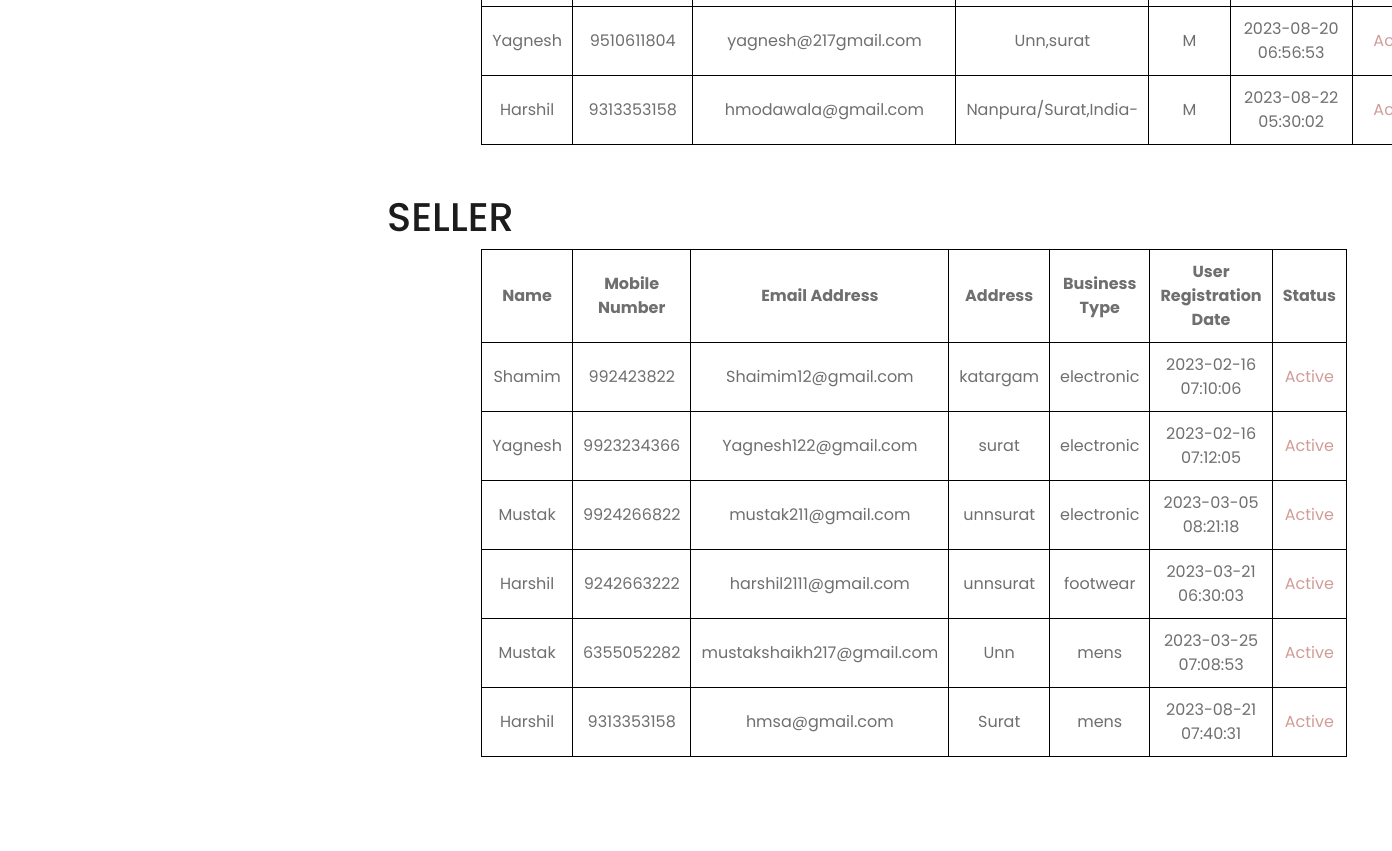
/dashboard.php (middle part), run on an earlier commit of the app's database.
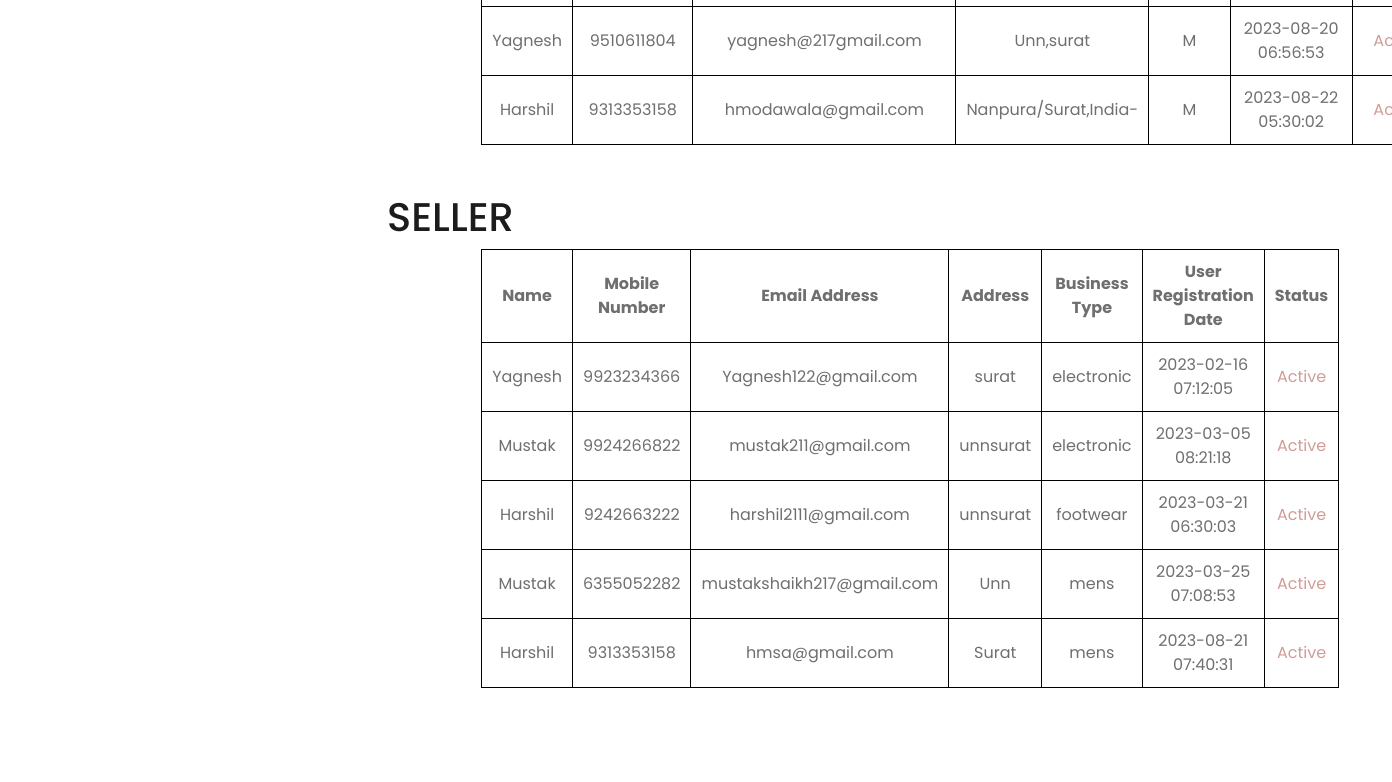
And on a later commit of the database.
### tables this page shows
CREATE TABLE `customerregistration` (
  `UserId` int(11) NOT NULL,
  `UserFirstName` varchar(30) NOT NULL,
  `UserMiddleName` varchar(30) NOT NULL,
  `UserLastName` varchar(30) NOT NULL,
  `MobileNumber` char(10) NOT NULL,
  `EmailAddress` varchar(30) NOT NULL,
  `UserName` varchar(30) NOT NULL,
  `Password` char(32) NOT NULL,
  `Address` varchar(50) NOT NULL,
  `Pincode` int(6) NOT NULL,
  `Gender` varchar(1) NOT NULL,
  `CreationDate` datetime NOT NULL,
  `status` varchar(1) NOT NULL DEFAULT '1'
);

CREATE TABLE `sellerregistration` (
  `SellerId` int(11) NOT NULL,
  `SellerFirstName` varchar(30) NOT NULL,
  `SellerMiddleName` varchar(30) NOT NULL,
  `SellerLastName` varchar(30) NOT NULL,
  `MobileNumber` char(10) NOT NULL,
  `EmailAddress` varchar(30) NOT NULL,
  `UserName` varchar(30) NOT NULL,
  `Password` char(32) NOT NULL,
  `BusinessLocation` varchar(50) NOT NULL,
  `Pincode` int(6) NOT NULL,
  `BusinessType` varchar(20) NOT NULL,
  `CreationDate` datetime NOT NULL,
  `status` varchar(1) NOT NULL DEFAULT '1',
  `businessdoc` varchar(256) DEFAULT NULL
);

### dashboard.php (the view, shortened to what this page needs)
<!DOCTYPE html>
<html lang="en">
<head>
    <link href="https://cdnjs.cloudflare.com/ajax/libs/font-awesome/5.10.0/css/all.min.css" rel="stylesheet">
    <link href="lib/owlcarousel/assets/owl.carousel.min.css" rel="stylesheet">
    <link href="css/style.css" rel="stylesheet">
</head>
<body>
    <div class="container-fluid mb-5">
        <div class="row border-top px-xl-5">
            <div class="col-lg-3 d-none d-lg-block">
            </div>
            <div class="col-lg-9">
                <div id="header-carousel" class="carousel slide" data-ride="carousel">
                  <?php
$conn = new mysqli("localhost","root","","knitsite");
$sql = "SELECT UserId,UserFirstName,UserMiddleName,UserLastName,MobileNumber,EmailAddress,UserName,Address,Pincode,Gender,CreationDate,status FROM customerregistration";
$result = $conn->query($sql);
if ($result->num_rows > 0) {
    $row = $result->fetch_all(MYSQLI_ASSOC);
}
?>
<html>
    <table>
        <tbody>
            <?php
               if(!empty($row))
               foreach($row as $rows)
              {
            ?>
            <tr>
                <td><?php echo $rows['UserFirstName']; ?></td>
                <td><?php echo $rows['MobileNumber']; ?></td>
                <td><?php echo $rows['EmailAddress']; ?></td>
                <td><?php echo $rows['Address']; ?></td>
                <td><?php echo $rows['Gender']; ?></td>
                <td><?php echo $rows['CreationDate']; ?></td>
                <td><a href="active.php?cid=<?php echo $rows['UserId']; ?>&status=<?php echo $rows['status']; ?>"><?php if($rows['status']==1)echo"Active"; else echo"Deactive"?></a></td>
            </tr>
            <?php } ?>
        </tbody>
    </table>
    <br><br>
</html>
 <?php
$conn = new mysqli("localhost","root","","knitsite");
$sql = "SELECT SellerId,SellerFirstName,SellerMiddleName,SellerLastName,MobileNumber,EmailAddress,UserName,Password,BusinessLocation,Pincode,BusinessType,CreationDate,status FROM sellerregistration";
$result = $conn->query($sql);
if ($result->num_rows > 0) {
    $row = $result->fetch_all(MYSQLI_ASSOC);
}
?>
<html>
    <h1>SELLER</h1>
    <table>
        <thead>
            <tr>
                <th>Name</th>
                <th>Mobile Number</th>
                <th>Email Address</th>
                <th>Address</th>
                <th>Business Type</th>
                <th>User Registration Date</th>
                <th>Status</th>
            </tr>
        </thead>
        <tbody>
            <?php
               if(!empty($row))
               foreach($row as $rows)
              {
            ?>
            <tr>
                <td><?php echo $rows['SellerFirstName']; ?></td>
                <td><?php echo $rows['MobileNumber']; ?></td>
                <td><?php echo $rows['EmailAddress']; ?></td>
                <td><?php echo $rows['BusinessLocation']; ?></td>
                <td><?php echo $rows['BusinessType']; ?></td>
                <td><?php echo $rows['CreationDate']; ?></td>
                <td><a href="active.php?sid=<?php echo $rows['SellerId']; ?>&status=<?php echo $rows['status']; ?>"><?php if($rows['status']==1)echo"Active"; else echo"Deactive"?></a></td>
            </tr>
            <?php } ?>
        </tbody>
    </table>
    <br><br>
</html>
                </div>
            </div>
        </div>
    </div>
</body>
</html>

What changed in the data, as far as the page shows it:
removed sellerregistration: SellerFirstName "Shamim", MobileNumber "992423822", EmailAddress "Shaimim12@gmail.com", BusinessLocation "katargam", BusinessType "electronic", CreationDate "2023-02-16 07:10:06", status "Active"
